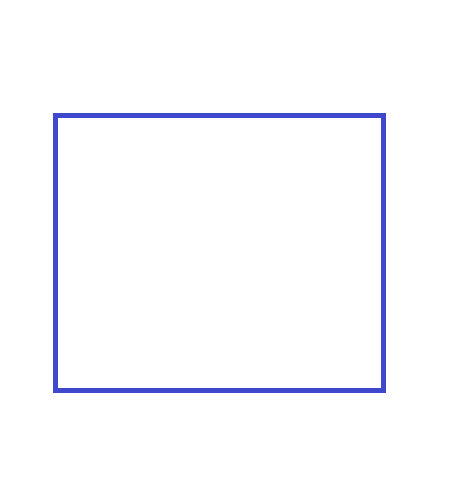
#> input picture square_basic_blue.png, 459 x 478 px
$ jupyter execute 'Roberts Cross Practice.ipynb'
#> lines starting #> are read from the running program, lines starting #| are printed output that depends on the picture; after the words box and inside, x2 and y2 are one past the last pixel; in counts of white or black regions, pixels touching at a corner belong together
# Robert's Cross Practice

Essentially I didn't master implementing this concept in class, so now I want to figure it out on my own terms.

## Let's make sure the working directory is correct:

## Import statements

[cell 1]
import numpy as np

[cell 2]
import PIL            #import pillow to process images
from PIL import Image # is this one even nessisary? posibbly remove

[cell 3]
import pandas as pd

[cell 4]
import math

## Experemental Additions

These are set up for my eventual goal of making the process a definition and testing it with loops to see if the algorithm works for difrent images.

[cell 5]
images = ["square_basic.png", "square_basic_blue.png", "circle_basic_blue.png"] # I hope to eventualy use this to make the bellow a
                                                        #function to call in a loop for this array

[cell 6]
threshold = .9 #how much of a difrence there must be for the algorythm to consider it

[cell 7]
#experimental to create a range of thresholds to be able to check which is better
thresholds = range(0, 100, 10)

print(thresholds)

Essentially here is the algorythm plan so far:
    -import and succesfully store an image as an array of pixels
        -properly understand how to interpret that array and its indices
    -figure out exacly what type of loop needed/ # of itterations
    -inside the loop:
        -check if you get either of the 4 edge patterns

    ****figure out how to put these possitives and negatives together into something usefull!**************

## Getting Pillow to work

[cell 8]
with Image.open(images[1]) as im:    #is there a better way to do this?
#> im is the input picture: PIL image 459x478 RGBA; mean R, G, B, A 249.7, 250, 253.6, 255
    im.show() #to make sure the image selected is the correct image

[cell 9]
im = im.convert('L') #makes it greyscale
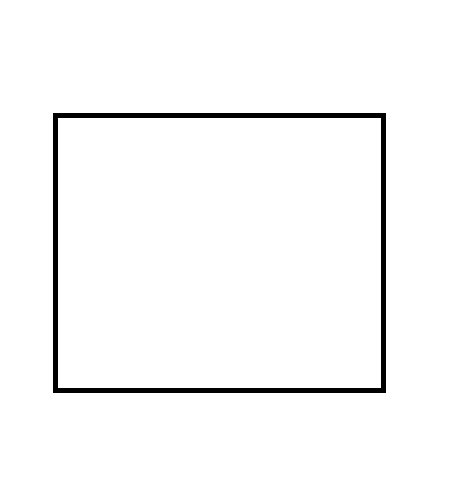
#> im: PIL image 459x478 L; values 84 (black) and 255 (white), 97.3% white; 1 black region, box (x1, y1, x2, y2) and area: (53, 113, 386, 393) 6030
im = im.resize((round(im.size[0]*0.25), round(im.size[1]*0.25))) #make it smaller
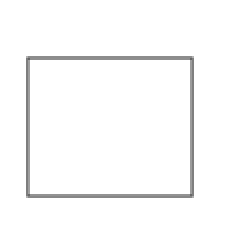
#> im: PIL image 115x120 L (shown 2 times larger); min 101, max 255, mean 250

[cell 10]
height = im.height
#> height = 120
width = im.width
#> width = 115
i_shape = im.size
#> i_shape = (115, 120)

[cell 11]
#testors
print("height:\t", height)
#| height:	 120
print("width:\t", width)
#| width:	 115
print("shape:\t", i_shape)
#| shape:	 (115, 120)

[cell 12]
orig_image = np.asarray(im)

[cell 13]
edges_only = np.zeros((height, width))

## testing if the conversion worked

[cell 14]
#print(orig_image)
print("does the shape match?\t", "\nim.size ==",  height," " , width, "\norig_image.shape ==", orig_image.shape)
#| does the shape match?
#| im.size == 120   115
#| orig_image.shape == (120, 115)

test = Image.fromarray(orig_image)
test.show() #image should be in greyscale and much smaller now

## now the loop to cycle through the array

let's double check that the arrays are correct before cycling through them

[cell 15]
print(orig_image)
#> (printed output is left out)
print(orig_image.shape)
#| (120, 115)

print(edges_only)
#> (printed output is left out)
print(edges_only.shape)
#| (120, 115)

[cell 16]
print(width - 1)
#| 114
print(height - 1)
#| 119

Now let's do the loop

[cell 17]
count = 0
#this is causing an index out of bounds error -- figure out why
for i in range(height - 1):
    for j in range(width -1):
        #print("i, j: ", i, " ", j)

        patch = []
        patch.append(orig_image[i, j])       #grabs the image patch (4 pixels)   #find a better way to do this
        patch.append(orig_image[i+1, j])
        patch.append(orig_image[i, j+1])
        patch.append(orig_image[i+1, j+1])

        ratio = np.sqrt((patch[0] - patch[3])**2 + (patch[1] - patch[2])**2)

        #print(ratio)

        #if ratio >= threshold: count+=1
        #print(count)
        edges_only[i,j] = ratio
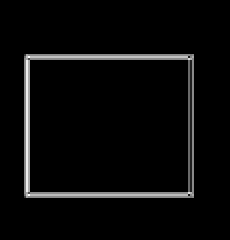
#> edges_only: shape (120, 115) float64 (shown 2 times larger); min 0, max 334.1, mean 12.7; drawn with min black and max white

Now let's make sure it worked:

[cell 18]
#print(edges_only)

test = Image.fromarray(edges_only)
test.show()

now that we have the edges, let's isolate them

[cell 19]
good_edges = []

for i in range(height - 1):
    for j in range(width -1):
        if edges_only[i, j] >= threshold: good_edges.append([i, j]) #let's fix this later to use dataframes instead
good_edges2 = pd.DataFrame(good_edges, columns = ['x', 'y'])
#> good_edges2 = table of 906 rows and 2 columns

[cell 20]
print(good_edges2)
#|       x   y
#| 0    27  12
#| 1    27  13
#| 2    27  14
#| 3    27  15
#| 4    27  16
#| ..   ..  ..
#| 901  98  92
#| 902  98  93
#| 903  98  94
#| 904  98  95
#| 905  98  96
#> (further printed lines are left out)
